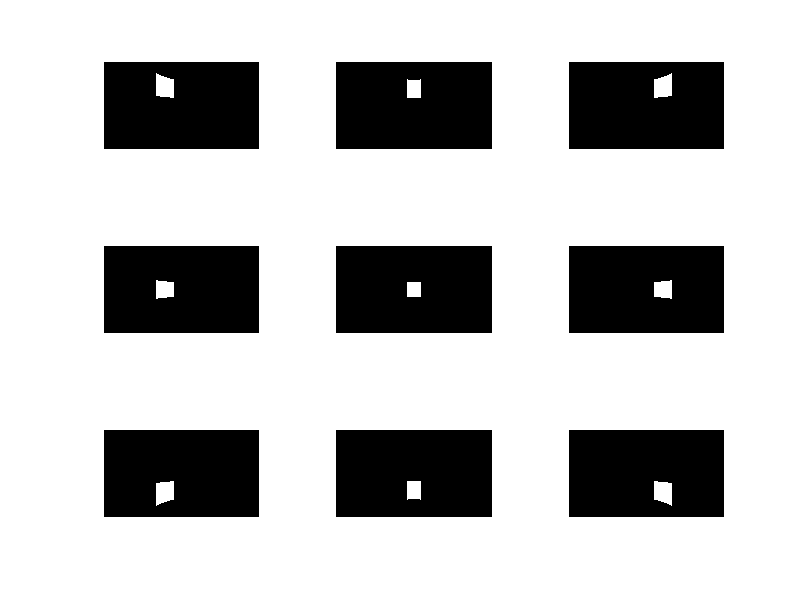

MATLAB code for this plot: (Note: this script raises an error after producing the figure.)
% imds = imageDatastore("C:\Users\funam\Desktop\analysis\imaging\230630_Blue_tiff\230630_Blue_tiff");
% im_list = imds.Files;
% ii = regexp(im_list,'(?<=X)\d*','match');
% [i0,i0] = sort(str2double([ii{:}]));
% file_name = im_list(i0);
% 
% raw_data = [];
% strlen =  0;  % 表示する文字列の長さを記録する変数
% iteNum = size(file_name,1);  % 適当に繰り返す試行数
% fprintf('Pleese wait .........\n');
% h = waitbar(0,'Please wait...');
% s = clock;
% 
% warning('off','all');
% for i = 1:iteNum
%     Tmp = {'Current trial: %3d/%d\n', i, iteNum};
%     Tmp{1} = [ repmat(sprintf('\b'),[1 strlen]),  Tmp{1} ];
% 
%     Txt = sprintf(Tmp{1:3});
%     fprintf(Txt);
%     strlen = length(Txt) - strlen;
% 
%     temp = Tiff(file_name{i}, "r");
% %     raw_data(:,:,i) = read(temp);
%     raw_data(:,:,i) = imresize(read(temp), 1/4);
% 
%     % begin estimate remaining time
%     if i ==1
%         is = etime(clock,s);
%         esttime = is * iteNum;
%     end
%     h = waitbar(i/iteNum,h,...
%         ['remaining time =',num2str(esttime-etime(clock,s),'%4.1f'),'sec' ]);
%     % end estimate remaining time
% end
% close(gcf);
% warning('on','all');
% warning('query','all')
% 
% imshow(uint16(raw_data(:,:,5)))
% 
% %%
% save_filename = "230630_Blue_4";
% save(save_filename+".mat",'raw_data','iteNum',"-v7.3");

%%

% av = mean(raw_data,3);
% m = max(raw_data,[],3);
% ind = m>60000;
% res = av;
% res(ind) = max(m,[],"all");
% imshow(uint16(res))

%%
x_0 = 15*1920/70.71; % 32インチの横幅70.71センチ分が1920
[y,z] = meshgrid(-960:960, -540:540);
theta = acos(z./sqrt(x_0^2 + y.^2 + z.^2))-pi/2;
phi = atan(y/x_0);
fs = 25*pi/180;
%%

s_1 = cos(2*pi*fs.*theta);
s_2 = cos(2*pi*fs.*phi);

s_1 = abs(s_1);
s_2 = abs(s_2);

% 25 degree きざみ
ind_small_1 = (abs(theta)>=0 & abs(theta)<12.5/180*pi) | (abs(theta)>=37.5/180*pi & abs(theta)<62.5/180*pi)...
    | (abs(theta)>=87.5/180*pi);
ind_large_1 = (abs(theta)>=12.5/180*pi & abs(theta)<37.5/180*pi) | (abs(theta)>=62.5/180*pi & abs(theta)<87.5/180*pi);
ind_small_2 = (abs(phi)>=0 & abs(phi)<12.5/180*pi) | (abs(phi)>=37.5/180*pi & abs(phi)<62.5/180*pi)...
    | (abs(phi)>=87.5/180*pi);
ind_large_2 = (abs(phi)>=12.5/180*pi & abs(phi)<37.5/180*pi) | (abs(phi)>=62.5/180*pi & abs(phi)<87.5/180*pi);

s_1(ind_small_1) = 0;
s_1(ind_large_1) = 1;
s_2(ind_small_2) = 0;
s_2(ind_large_2) = -1;

image = abs(s_1 + s_2);

figure;
imshow(image)

%% fieldにnumbering

field_num = zeros(size(y,1), size(y,2), 9);

for i = -1:1
    for j = -1:1
        ind = theta >= (-12.5-i*25)/180*pi & theta < (-12.5+(-i+1)*25)/180*pi...
            & phi >= (-12.5+j*25)/180*pi & phi < (-12.5+(j+1)*25)/180*pi;
        temp = zeros(size(y,1), size(y,2));
        temp(ind) = 1;
        subplot(3,3,(i+2)*3-1+j);
        imshow(temp)
        field_num(:,:,(i+2)*3-1+j) = temp;
    end
end

%% 3を超えるところと0.25を超えるところをresting stateとした
load('230630_Blue_8.mat')
load('NI_30-Jun-2023_1839_26.bin.mat');
rest_duration = find(ch(7,:,:)>0.25, 1 ) - find(ch(1,:,:)>4, 1 );
rest_data = raw_data(:,:,1:rest_duration);
f = mean(rest_data,3);

%% df/fを計算
data = (raw_data-f)./f;

%%
% av = mean(raw_data,3);
% m = max(raw_data,[],3);
% ind_high = m>max(m,[],"all")*0.85 & max(data,[],3)>0.01;
% j = data(:,:,1);
% j = j(ind_high);
% res = av;
% res(ind_high) = max(m,[],"all");
% imshow(uint16(res))


%%
% y = [];
% for i = 1:iteNum
%     tt = data(:,:,i);
%     y(:,:,i) = tt(ind_high);
% end
% 
% yy = reshape(y,size(y,1),iteNum,1);
% figure
% plot(1:iteNum, yy)

%%

Fs = 60; % sampling frequency in Hz
dt = 1/Fs; % time step in seconds
T = length(raw_data); % number of time points
t = (0:T-1)*dt; % time vector
% 
% figure
% plot(t, yy)

%%
figure;
plot(ch(1,:))
figure;
plot(ch(7,:))

%% z-scoreで汎用的に使えるようにしてもいいかも
% カメラの撮影タイミング
num_images = [];
for i = 1:length(ch)-1
    if ch(1,i+1)>=4 && ch(1,i)<4 % ここはセットにより変わる
        num_images(end+1) = i+1;
    end
end

% 点滅刺激の提示タイミング
num_stimuli = [];
for i = 1:length(ch)-1
    if ch(7,i+1)>=0.2 && ch(7,i)<0.2 % ここはセットにより変わる
        num_stimuli(end+1) = i+1;
    end
end

% 刺激一枚一枚を提示したタイミングの推定値
estim_num_stimuli = [];
estim_num_stimuli(1) = num_stimuli(1);
for i = 1:length(num_stimuli)-1
    naibun = round(linspace(num_stimuli(i),num_stimuli(i+1),11));
    estim_num_stimuli(10*i-8) = naibun(2);
    estim_num_stimuli(10*i-7) = naibun(3);
    estim_num_stimuli(10*i-6) = naibun(4);
    estim_num_stimuli(10*i-5) = naibun(5);
    estim_num_stimuli(10*i-4) = naibun(6);
    estim_num_stimuli(10*i-3) = naibun(7);
    estim_num_stimuli(10*i-2) = naibun(8);
    estim_num_stimuli(10*i-1) = naibun(9);
    estim_num_stimuli(10*i) = naibun(10);
    estim_num_stimuli(10*i+1) = naibun(11);
end

%%

% カメラのタイミングとイメージング画像のindex set
num_images(2,:) = 1:length(num_images);

% 刺激のタイミングと提示刺激のindex set
max_stim_num = 1800;
estim_num_stimuli(2,:) = mod(0:(length(estim_num_stimuli)-1), max_stim_num) + 1;

% イメージング画像のindex と提示刺激のindexをalign
align_point = knnsearch(num_images(1,:)', estim_num_stimuli(1,1));
align_length = min(length(estim_num_stimuli), length(num_images)-align_point+1);

image_stim_align(1,:) = estim_num_stimuli(2,1:align_length);
image_stim_align(2,:) = num_images(2,align_point:align_point+align_length-1);

%% 1-9のfieldに刺激が出ていたかどうか

field_judge = zeros(size(field_num,3),max_stim_num);
for i = 1:max_stim_num
    temp = load("stim_"+num2str(i));
    temp = temp.n;
    for ii = 1:size(field_num,3)
        ttemp = temp+field_num(:,:,ii);
        field_judge(ii,i) = abs(isempty(find(ttemp==2, 1))-1);
    end
end

%% 実際に提示した刺激の1-9のfieldに刺激があったかどうか

field_judge_real = field_judge;
r = rem(length(image_stim_align), max_stim_num);
q = (length(image_stim_align)-r)/max_stim_num;

for i = 1:q-1
    field_judge_real = cat(2,field_judge_real,field_judge);
end
field_judge_real = cat(2,field_judge_real,field_judge(:,1:r));

%%
image_data = zeros(size(data,1)*size(data,2),size(data,3));
for i = 1:size(data,3)
    image_data(:,i) = reshape(data(:,:,i),size(data,1)*size(data,2),1);
end

figure;
plot(t, image_data)
%% 60Hzは0.01666s=17msごとのサンプリングなので、刺激提示後6 frames (約100ms分)以上とってくる
% fieldに刺激が10 frame以上でているところの最初のindexを取ってくる
% ind_field_1 = myFind(field_judge_real(:,:,1),1,10,1);
% ind_field_2 = myFind(field_judge_real(:,:,2),1,10,1);
% ind_field_3 = myFind(field_judge_real(:,:,3),1,10,1);
% ind_field_4 = myFind(field_judge_real(:,:,4),1,10,1);
% ind_field_5 = myFind(field_judge_real(:,:,5),1,10,1);
% ind_field_6 = myFind(field_judge_real(:,:,6),1,10,1);
% ind_field_7 = myFind(field_judge_real(:,:,7),1,10,1);
% ind_field_8 = myFind(field_judge_real(:,:,8),1,10,1);
% ind_field_9 = myFind(field_judge_real(:,:,9),1,10,1);

ind_field = [];
for i = 1:9
    % fieldに刺激が10 frame以上でているところの最初のindexを取ってくる
    k = myFind(field_judge_real(i,:),1,10,1);
    l = myFind(field_judge_real(i,:),0,20,1);
    for j = 1:size(l,1)-1
        temp = k > l(j) & k < l(j+1);
        ind_field(i,j) = min(k(temp));
    end
end

%%
% num_frames = 15;
% time = (-5:num_frames-6)*dt;
% time2 = [time, fliplr(time)];
num_frames = 200;
time = (-99:num_frames-100)*dt;
time2 = [time, fliplr(time)];

%% 刺激のonsetの前後100 framesを取ってきて、特定のfieldに反応したピクセルを抽出する
% 刺激のonsetの前後100 framesを取ってくる

all_data = zeros(size(image_data,1),num_frames,size(ind_field,2),9);% [ピクセル数 フレーム数 イベント数 フィールド数]
av_data = zeros(size(image_data,1),num_frames,9);
std_data = zeros(size(image_data,1),num_frames,9);

for i = 1:9
    for j = 1:num_frames
        temp = image_data(:,ind_field(i,:)+j-100);
        all_data(:,j,:,i) = temp;
        av_data(:,j,i) = mean(temp,2);
        std_data(:,j,i) = std(temp,0,2);
    end
end

figure;
plot(time, av_data(:,:,1))

figure;
curve1 = av_data(:,:,1)+std_data(:,:,1);
curve2 = av_data(:,:,1)-std_data(:,:,1);
inBetween = [curve1(1820,:), fliplr(curve2(1820,:))];
fill(time2, inBetween, 'b','FaceAlpha',.3,'EdgeAlpha',.3);
hold on;
plot(time, av_data(1820,:,1), '-b', 'LineWidth', 2);

%%
% onset 99 frame 前からとonset 100 frame後までで変化があったか

all_data_devide = permute(all_data,[3 2 1 4]);% [イベント数 フレーム数 ピクセル数 フィールド数]
av_data_devide = zeros(size(all_data,3),2,size(all_data,1),9);

for i = 1:9
    for j = 1:size(all_data_devide,3)
        av_data_devide(:,:,j,i) = [mean(all_data_devide(:,1:100,j,i),2), mean(all_data_devide(:,101:num_frames,j,i),2)];
    end
end

responce_pixel_num = cell(1,9);
for i = 1:9
    temp = [];
    for j = 1:size(av_data_devide,3)
        %h = ttest(av_data_devide(:,1,j,i), av_data_devide(:,2,j,i),'Alpha',0.005); % 検討
        [p,h] = signrank(av_data_devide(:,1,j,i), av_data_devide(:,2,j,i),'tail','left',"alpha",0.005);
        if h==1
            temp(1,end+1) = j;
            temp(2,end) = p;
        end
    end
    responce_pixel_num(i) = {temp};
end

exam = cell2mat(responce_pixel_num(1));
figure;
boxchart(av_data_devide(:,:,exam(1,1)))
figure;
plot(time, av_data(exam(1,1),:,1))

%%
av = mean(raw_data,3);
m = max(raw_data,[],3);

for i = 1:9
    array = cell2mat(responce_pixel_num(i));
    temp = zeros(size(av_data_devide,3),1);
    temp(array(1,:)) = 1;
    temp = reshape(temp,size(data,1),size(data,2));
    res = av;
    res(temp==1) = max(m,[],"all");
    figure;
    imshow(uint16(res))
end

%% 検定をせずに上位30ピクセルをとる場合

av = mean(raw_data,3);
m = max(raw_data,[],3);

for i = 1:9
    array = permute(mean(av_data_devide(:,2,:,i) - av_data_devide(:,1,:,i), 1), [3 2 1]);
    [sorted_array, sorted_indices] = sort(array);
    largest_indices = sorted_indices(end-29:end);
    temp = zeros(size(av_data_devide,3),1);
    temp(largest_indices) = 1;
    temp = reshape(temp,size(data,1),size(data,2));
    res = av;
    res(temp==1) = max(m,[],"all");
    figure;
    imshow(uint16(res))
end

%%
function num = myFind(T,threshold,n,m)
% threshold：閾値
% n：何行以上続くか
% m：何番目の番号を取得するか
x = T' == threshold;
a = cell2mat(arrayfun(@(t)1:t,diff(find([1 diff(x(:,1)') 1])),'un',0))';
num = find(a==n & x==1) - (n-m);
num = num(x(num));
end



















